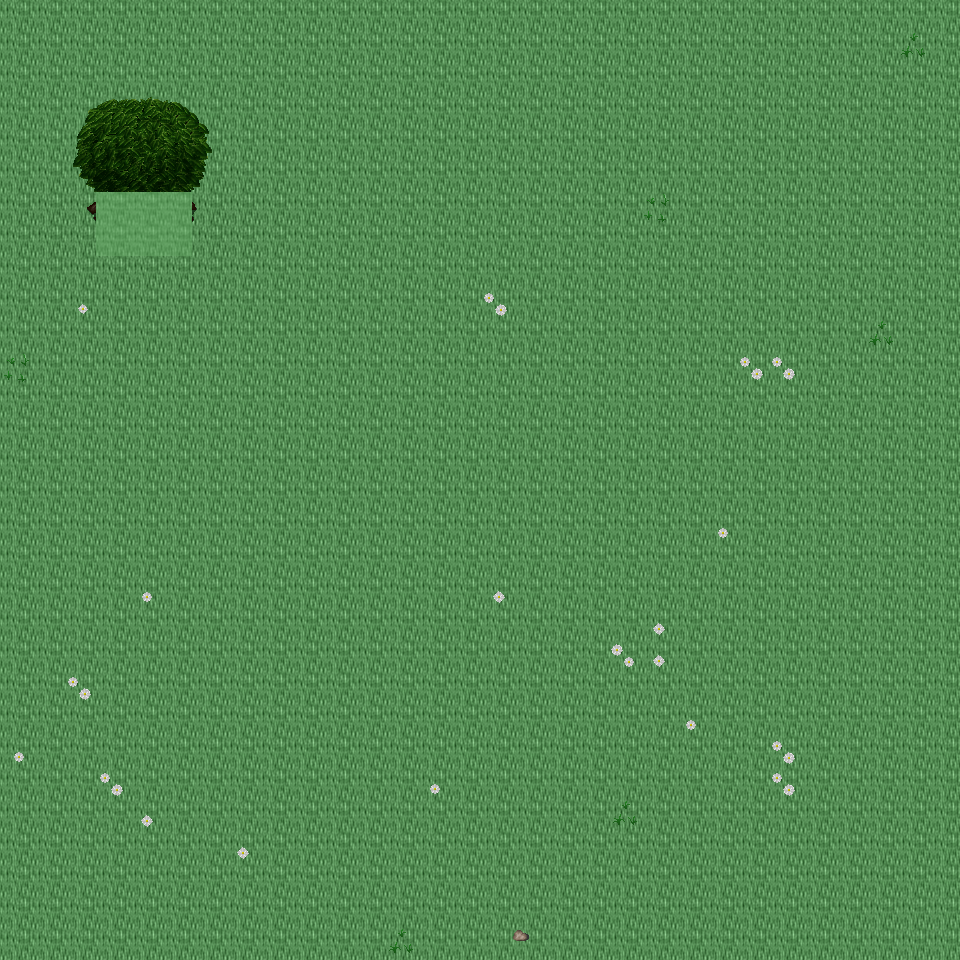

A 2D game scene composited from a Tiled map and its tileset images. What follows is a short description and the map's XML, with each tile layer's data collapsed to a summary:
An orthogonal 30x30 tile map with 32x32 px tiles, 6 tile layers (Ground, Object, Object2, Above, ...), 35 tilesets and 4 objects (4x mapExit).

<map version="1.0" orientation="orthogonal" renderorder="right-down" width="30" height="30" tilewidth="32" tileheight="32" nextobjectid="5">
  <tileset firstgid="1" name="tileset_ground_ground" tilewidth="32" tileheight="32" tilecount="33" columns="3">
    <image source="../drawable/tileset_ground_ground.png" width="96" height="352" />
  </tileset>
  <tileset firstgid="34" name="tileset_ground_ice_ice" tilewidth="32" tileheight="32" tilecount="3" columns="3">
    <image source="../drawable/tileset_ground_ice_ice.png" width="96" height="32" />
  </tileset>
  <tileset firstgid="37" name="tileset_plant_flower_daisy_white" tilewidth="32" tileheight="32" tilecount="8" columns="2">
    <image source="../drawable/tileset_plant_flower_daisy_white.png" width="64" height="128" />
  </tileset>
  <tileset firstgid="45" name="tileset_ground_rock_pebbles" tilewidth="32" tileheight="32" tilecount="3" columns="1">
    <image source="../drawable/tileset_ground_rock_pebbles.png" width="32" height="96" />
  </tileset>
  <tileset firstgid="48" name="tileset_plant_grasses" tilewidth="32" tileheight="32" tilecount="6" columns="3">
    <image source="../drawable/tileset_plant_grasses.png" width="96" height="64" />
  </tileset>
  <tileset firstgid="54" name="tileset_plant_leaves" tilewidth="32" tileheight="32" tilecount="8" columns="4">
    <image source="../drawable/tileset_plant_leaves.png" width="128" height="64" />
  </tileset>
  <tileset firstgid="62" name="tileset_ground_grass_edges" tilewidth="32" tileheight="32" tilecount="36" columns="12">
    <image source="../drawable/tileset_ground_grass_edges.png" width="384" height="96" />
  </tileset>
  <tileset firstgid="98" name="tileset_plant_flower_daisy_yellow" tilewidth="32" tileheight="32" tilecount="8" columns="2">
    <image source="../drawable/tileset_plant_flower_daisy_yellow.png" width="64" height="128" />
  </tileset>
  <tileset firstgid="106" name="tileset_plant_bush_bushes" tilewidth="32" tileheight="32" tilecount="10" columns="5">
    <image source="../drawable/tileset_plant_bush_bushes.png" width="160" height="64" />
  </tileset>
  <tileset firstgid="116" name="tileset_plant_stump_stump_brown" tilewidth="32" tileheight="32" tilecount="4" columns="2">
    <image source="../drawable/tileset_plant_stump_stump_brown.png" width="64" height="64" />
  </tileset>
  <tileset firstgid="120" name="tileset_plant_stump_stump_green" tilewidth="32" tileheight="32" tilecount="4" columns="2">
    <image source="../drawable/tileset_plant_stump_stump_green.png" width="64" height="64" />
  </tileset>
  <tileset firstgid="124" name="tileset_item_pot_pot_golden" tilewidth="32" tileheight="32" tilecount="4" columns="4">
    <image source="../drawable/tileset_item_pot_pot_golden.png" width="128" height="32" />
  </tileset>
  <tileset firstgid="128" name="tileset_plant_tree_tree_darkgreen" tilewidth="32" tileheight="32" tilecount="88" columns="8">
    <image source="../drawable/tileset_plant_tree_tree_darkgreen.png" width="256" height="352" />
  </tileset>
  <tileset firstgid="216" name="tileset_plant_flower_daisy_blue" tilewidth="32" tileheight="32" tilecount="8" columns="2">
    <image source="../drawable/tileset_plant_flower_daisy_blue.png" width="64" height="128" />
  </tileset>
  <tileset firstgid="224" name="tileset_ground_water_water_bubbles" tilewidth="32" tileheight="32" tilecount="32" columns="8">
    <image source="../drawable/tileset_ground_water_water_bubbles.png" width="256" height="128" />
  </tileset>
  <tileset firstgid="256" name="tileset_ground_water_pool" tilewidth="32" tileheight="32" tilecount="72" columns="3">
    <image source="../drawable/tileset_ground_water_pool.png" width="96" height="768" />
  </tileset>
  <tileset firstgid="328" name="tileset_building_castle" tilewidth="32" tileheight="32" tilecount="320" columns="20">
    <image source="../drawable/tileset_building_castle.png" width="640" height="512" />
  </tileset>
  <tileset firstgid="648" name="tileset_ground_cobbled_paving" tilewidth="32" tileheight="32" tilecount="1" columns="1">
    <image source="../drawable/tileset_ground_cobbled_paving.png" width="32" height="32" />
  </tileset>
  <tileset firstgid="649" name="tileset_ground_grass_corners" tilewidth="32" tileheight="32" tilecount="24" columns="6">
    <image source="../drawable/tileset_ground_grass_corners.png" width="192" height="128" />
  </tileset>
  <tileset firstgid="673" name="tileset_building_fence_fence_chunky" tilewidth="32" tileheight="32" tilecount="21" columns="3">
    <image source="../drawable/tileset_building_fence_fence_chunky.png" width="96" height="224" />
  </tileset>
  <tileset firstgid="694" name="tileset_item_sign_large" tilewidth="32" tileheight="32" tilecount="15" columns="5">
    <image source="../drawable/tileset_item_sign_large.png" width="160" height="96" />
  </tileset>
  <tileset firstgid="709" name="tileset_building_decoration_fancy_gate" tilewidth="32" tileheight="32" tilecount="12" columns="3">
    <image source="../drawable/tileset_building_decoration_fancy_gate.png" width="96" height="128" />
  </tileset>
  <tileset firstgid="721" name="tileset_logic_creature_rodent" tilewidth="32" tileheight="32" tilecount="8" columns="8">
    <image source="../drawable/tileset_logic_creature_rodent.png" width="256" height="32" />
  </tileset>
  <tileset firstgid="729" name="tileset_logic_creature_animal" tilewidth="32" tileheight="32" tilecount="32" columns="8">
    <image source="../drawable/tileset_logic_creature_animal.png" width="256" height="128" />
  </tileset>
  <tileset firstgid="761" name="tileset_logic_item_mushroom" tilewidth="32" tileheight="32" tilecount="6" columns="6">
    <image source="../drawable/tileset_logic_item_mushroom.png" width="192" height="32" />
  </tileset>
  <tileset firstgid="767" name="tileset_logic_item_sheepfood" tilewidth="32" tileheight="32" tilecount="1" columns="1">
    <image source="../drawable/tileset_logic_item_sheepfood.png" width="32" height="32" />
  </tileset>
  <tileset firstgid="768" name="tileset_logic_collision" tilewidth="32" tileheight="32" tilecount="1" columns="1">
    <image source="../drawable/tileset_logic_collision.png" width="32" height="32" />
  </tileset>
  <tileset firstgid="769" name="tileset_logic_protection" tilewidth="32" tileheight="32" tilecount="2" columns="2">
    <image source="../drawable/tileset_logic_protection.png" width="64" height="32" />
  </tileset>
  <tileset firstgid="771" name="tileset_ground_green_paving" tilewidth="32" tileheight="32" tilecount="18" columns="3">
    <image source="../drawable/tileset_ground_green_paving.png" width="96" height="192" />
  </tileset>
  <tileset firstgid="789" name="tileset_item_hen_nest" tilewidth="32" tileheight="32" tilecount="1" columns="1">
    <image source="../drawable/tileset_item_hen_nest.png" width="32" height="32" />
  </tileset>
  <tileset firstgid="790" name="tileset_logic_item_dairy" tilewidth="32" tileheight="32" tilecount="1" columns="1">
    <image source="../drawable/tileset_logic_item_dairy.png" width="32" height="32" />
  </tileset>
  <tileset firstgid="791" name="tileset_light_door_light_ew" tilewidth="32" tileheight="32" tilecount="18" columns="6">
    <image source="../drawable/tileset_light_door_light_ew.png" width="192" height="96" />
  </tileset>
  <tileset firstgid="809" name="tileset_building_barnyard" tilewidth="32" tileheight="32" tilecount="200" columns="8">
    <image source="../drawable/tileset_building_barnyard.png" width="256" height="800" />
  </tileset>
  <tileset firstgid="1009" name="tileset_logic_creature_reptile" tilewidth="32" tileheight="32" tilecount="7" columns="7">
    <image source="../drawable/tileset_logic_creature_reptile.png" width="224" height="32" />
  </tileset>
  <tileset firstgid="1016" name="tileset_logic_creature_fowl" tilewidth="32" tileheight="32" tilecount="6" columns="6">
    <image source="../drawable/tileset_logic_creature_fowl.png" width="192" height="32" />
  </tileset>
  <layer name="Ground" width="30" height="30">
    <data>[900 cells, 900 non-empty, 1 distinct tile ids]</data>
  </layer>
  <layer name="Object" width="30" height="30">
    <data>[900 cells, 28 non-empty, 10 distinct tile ids]</data>
  </layer>
  <layer name="Object2" width="30" height="30">
    <data>[900 cells, 3 non-empty, 3 distinct tile ids]</data>
  </layer>
  <layer name="Above" width="30" height="30">
    <data>[900 cells, 18 non-empty, 18 distinct tile ids]</data>
  </layer>
  <layer name="Above2" width="30" height="30">
    <data>[900 cells, 0 non-empty, 0 distinct tile ids]</data>
  </layer>
  <layer name="Walkable" width="30" height="30">
    <data>[900 cells, 6 non-empty, 1 distinct tile ids]</data>
  </layer>
  <objectgroup name="MapEvents">
    <object id="1" name="north" type="mapExit" x="0" y="0" width="960" height="32">
      <properties>
        <property name="map" value="level_0_x105_y44" />
        <property name="x" value="0" />
        <property name="y" value="28" />
      </properties>
    </object>
    <object id="2" name="south" type="mapExit" x="0" y="928" width="960" height="32">
      <properties>
        <property name="map" value="level_0_x105_y46" />
        <property name="x" value="0" />
        <property name="y" value="1" />
      </properties>
    </object>
    <object id="3" name="west" type="mapExit" x="0" y="0" width="32" height="960">
      <properties>
        <property name="map" value="level_0_x104_y45" />
        <property name="x" value="28" />
        <property name="y" value="0" />
      </properties>
    </object>
    <object id="4" name="east" type="mapExit" x="928" y="0" width="32" height="960">
      <properties>
        <property name="map" value="level_0_x106_y45" />
        <property name="x" value="1" />
        <property name="y" value="0" />
      </properties>
    </object>
  </objectgroup>
</map>
